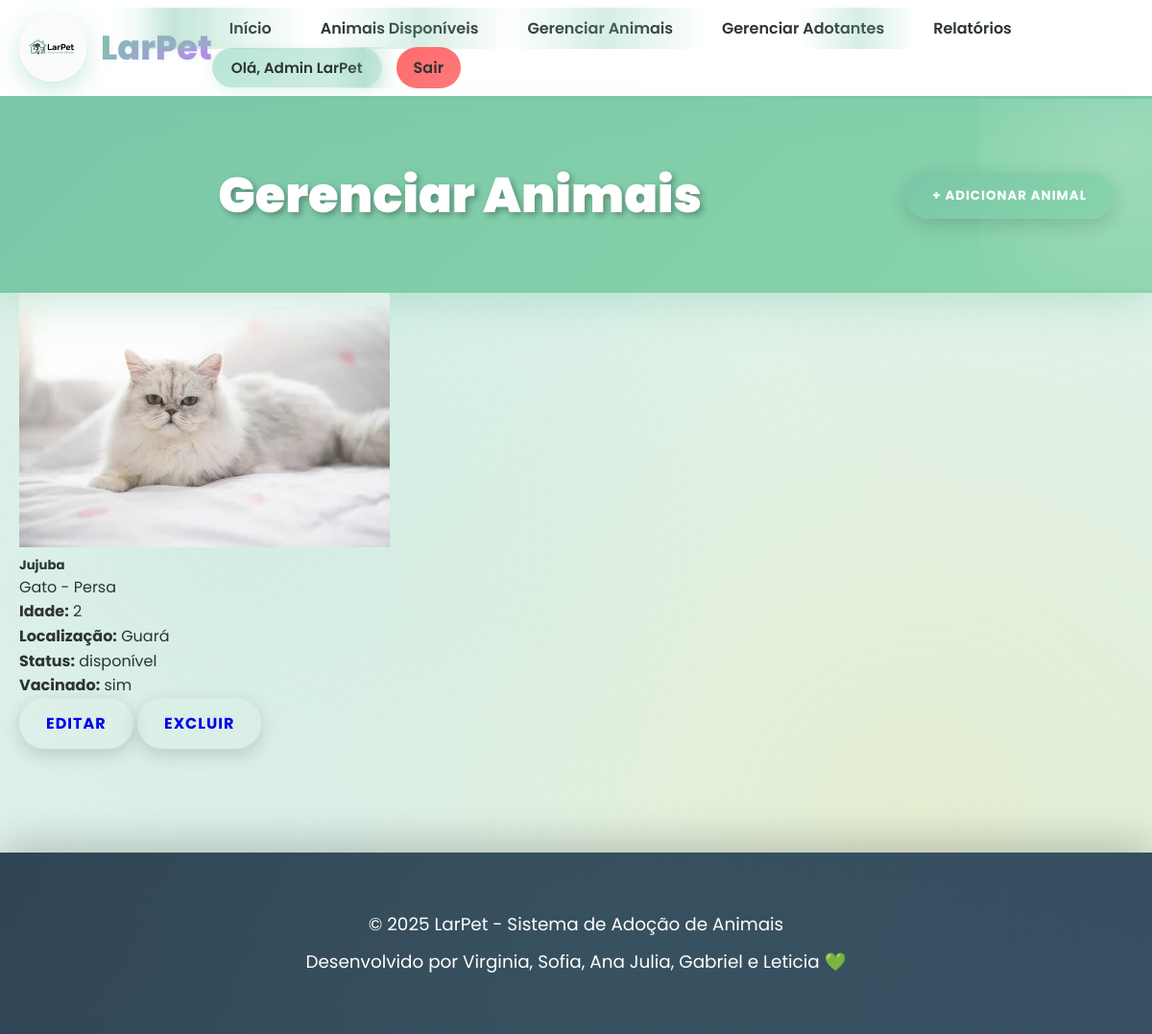
/animais (signed in), run on the app's committed database.
### app.py (models this page shows)
class Animal(db.Model):
    id = db.Column(db.Integer, primary_key=True)
    nome = db.Column(db.String(100), nullable=False)
    especie = db.Column(db.String(50), nullable=False)
    raca = db.Column(db.String(50))
    idade = db.Column(db.String(20))
    status = db.Column(db.String(20), default='disponível')
    localizacao = db.Column(db.String(100))
    foto = db.Column(db.String(200))
    vacinacao = db.Column(db.Text)
    adocoes = db.relationship('Adocao', backref='animal', lazy=True)

### app.py (the view)
@app.route('/animais')
def animais():
    if 'usuario_id' not in session or session.get('tipo') != 'ONG':
        flash('Acesso restrito a ONGs.', 'error')
        return redirect(url_for('login'))
    lista_animais = Animal.query.all()
    return render_template('animais.html', animais=lista_animais)

### app.py (called while the page is built)
@app.after_request
def add_header(response):
    response.headers['Cache-Control'] = 'no-store, no-cache, must-revalidate, post-check=0, pre-check=0, max-age=0'
    response.headers['Pragma'] = 'no-cache'
    response.headers['Expires'] = '-1'
    return response

### templates/animais.html (shortened to what this page needs)
{% extends 'base.html' %}
{% block content %}
<div class="page-header">
    <div class="container d-flex justify-content-between align-items-center">
        <h1>Gerenciar Animais</h1>
        <button onclick="showAddForm()" class="btn btn-primary">+ Adicionar Animal</button>
    </div>
</div>
<div class="container mt-4">
    <div class="row mt-4">
        {% for animal in animais %}
        <div class="col-md-4 mb-3">
            <div class="card">
                {% if animal.foto %}
                <img src="{{ url_for('static', filename='uploads/' + animal.foto) }}" class="card-img-top"
                    alt="{{ animal.nome }}">
                {% endif %}
                <div class="card-body">
                    <h5 class="card-title">{{ animal.nome }}</h5>
                    <p class="card-text">{{ animal.especie }} - {{ animal.raca or 'Sem raça definida' }}</p>
                    <p class="card-text"><strong>Idade:</strong> {{ animal.idade }}</p>
                    <p class="card-text"><strong>Localização:</strong> {{ animal.localizacao }}</p>
                    <p class="card-text"><strong>Status:</strong> {{ animal.status }}</p>
                    <p class="card-text"><strong>Vacinado:</strong> {{ animal.vacinacao }}</p>
                    <a href="{{ url_for('edit_animal', id=animal.id) }}" class="btn btn-warning btn-sm">Editar</a>
                    <a href="{{ url_for('delete_animal', id=animal.id) }}" class="btn btn-danger btn-sm"
                        onclick="return confirm('Tem certeza que deseja excluir este animal?')">Excluir</a>
                </div>
            </div>
        </div>
        {% else %}
        <p>Nenhum animal cadastrado ainda.</p>
        {% endfor %}
    </div>
</div>
{% endblock %}

### templates/base.html (shortened to what this page needs)
<!DOCTYPE html>
<html lang="pt-BR">
<head>
    <link rel="stylesheet" href="{{ url_for('static', filename='style.css') }}">
</head>
<body>
    <nav class="navbar">
        <div class="container">
            <div class="nav-brand">
                <img src="{{ url_for('static', filename='logo.png') }}" alt="LarPet Logo" class="logo">
                <h1>LarPet</h1>
            </div>
            <ul class="nav-menu">
                <li><a href="{{ url_for('index') }}">Início</a></li>
                <li><a href="{{ url_for('animais_disponiveis') }}">Animais Disponíveis</a></li>
                {% if session.usuario_id %}
                    {% if session.tipo == 'ONG' %}
                        <li><a href="{{ url_for('animais') }}">Gerenciar Animais</a></li>
                        <li><a href="{{ url_for('adotantes') }}">Gerenciar Adotantes</a></li>
                        <li><a href="{{ url_for('relatorios') }}">Relatórios</a></li>
                    {% endif %}
                    <li><span class="user-name">Olá, {{ session.nome }}</span></li>
                    <li><a href="{{ url_for('logout') }}" class="btn-logout">Sair</a></li>
                {% else %}
                    <li><a href="{{ url_for('login') }}" class="btn-primary">Entrar</a></li>
                    <li><a href="{{ url_for('cadastrar') }}" class="btn-secondary">Cadastrar</a></li>
                {% endif %}
            </ul>
        </div>
    </nav>
    <main>
        {% block content %}{% endblock %}
    </main>
    <footer>
        <div class="container">
            <p>&copy; 2025 LarPet - Sistema de Adoção de Animais</p>
            <p>Desenvolvido por Virginia, Sofia, Ana Julia, Gabriel e Leticia 💚</p>
        </div>
    </footer>
</body>
</html>

### data on the page
Animal: foto (picture), nome "Jujuba", especie "Gato", raca "Persa", idade "2", localizacao "Guará", status "disponível", vacinacao "sim"

### other printed values
{{ session.nome }} "Admin LarPet"
